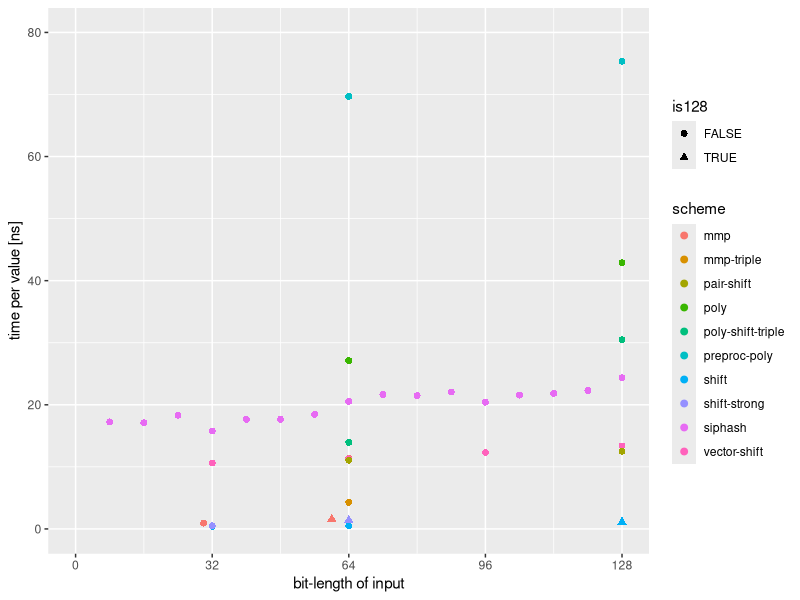
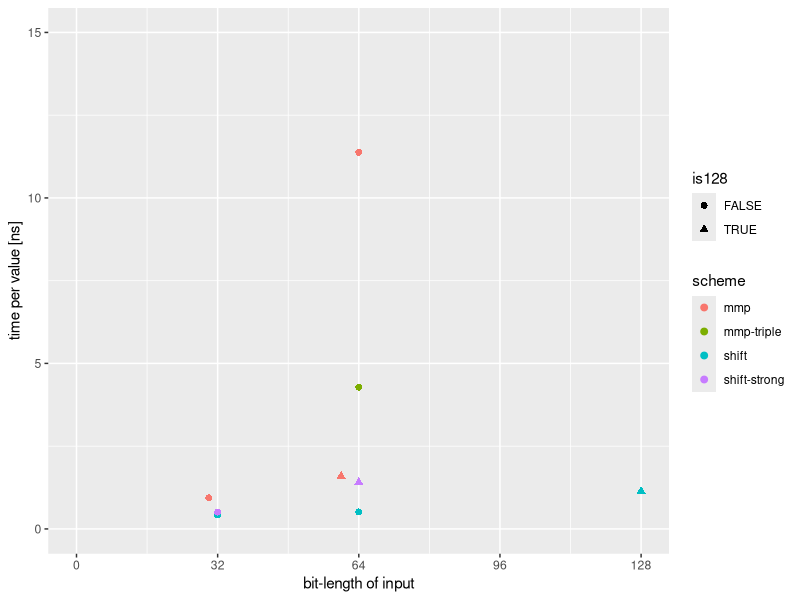
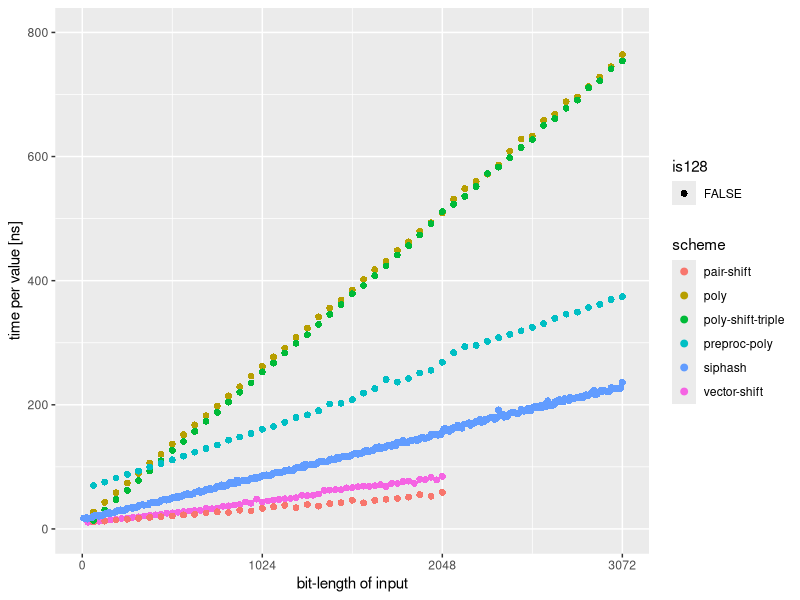
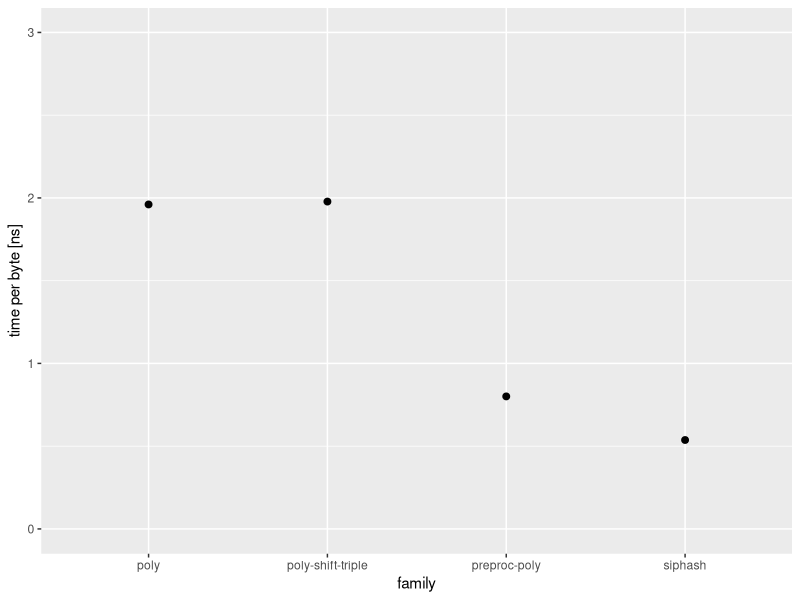

These figures' R source, in order:
library(tidyverse)
library(ggplot2)
library(readr)
library(stringr)

data1 <- read_csv("output/experiment1.csv")

data1.1 <- data1 %>%
  filter(bits <= 128)

ggplot(data1.1) +
  geom_point(size = 2, aes(x = bits, y = nanos, color = scheme, shape = is128)) +
  scale_x_continuous(name = "bit-length of input", breaks = 32*(0:4), limits = c(0, 128)) +
  scale_y_continuous(name = "time per value [ns]", limits = c(0, 80))

data1.2 <- data1 %>%
  filter(scheme %in% c("mmp", "mmp-triple", "shift", "shift-strong"))

ggplot(data1.2) +
  geom_point(size = 2, aes(x = bits, y = nanos, color = scheme, shape = is128)) +
  scale_x_continuous(name = "bit-length of input", breaks = 32*(0:4), limits = c(0, 128)) +
  scale_y_continuous(name = "time per value [ns]", limits = c(0, 15))

data1.3 <- data1 %>%
  filter(!(scheme %in% c("mmp", "mmp-triple", "shift", "shift-strong")))

ggplot(data1.3) +
  geom_point(size = 2, aes(x = bits, y = nanos, color = scheme, shape = is128)) +
  scale_x_continuous(name = "bit-length of input", breaks = 1024*(0:3), limits = c(0, 3072)) +
  scale_y_continuous(name = "time per value [ns]", limits = c(0, 800))


data2 <- read_csv("output/experiment2.csv")

ggplot(data2) +
  geom_point(size = 2, aes(x = family, y = nanos)) +
  scale_y_continuous(name = "time per byte [ns]", limits = c(0, 3))
